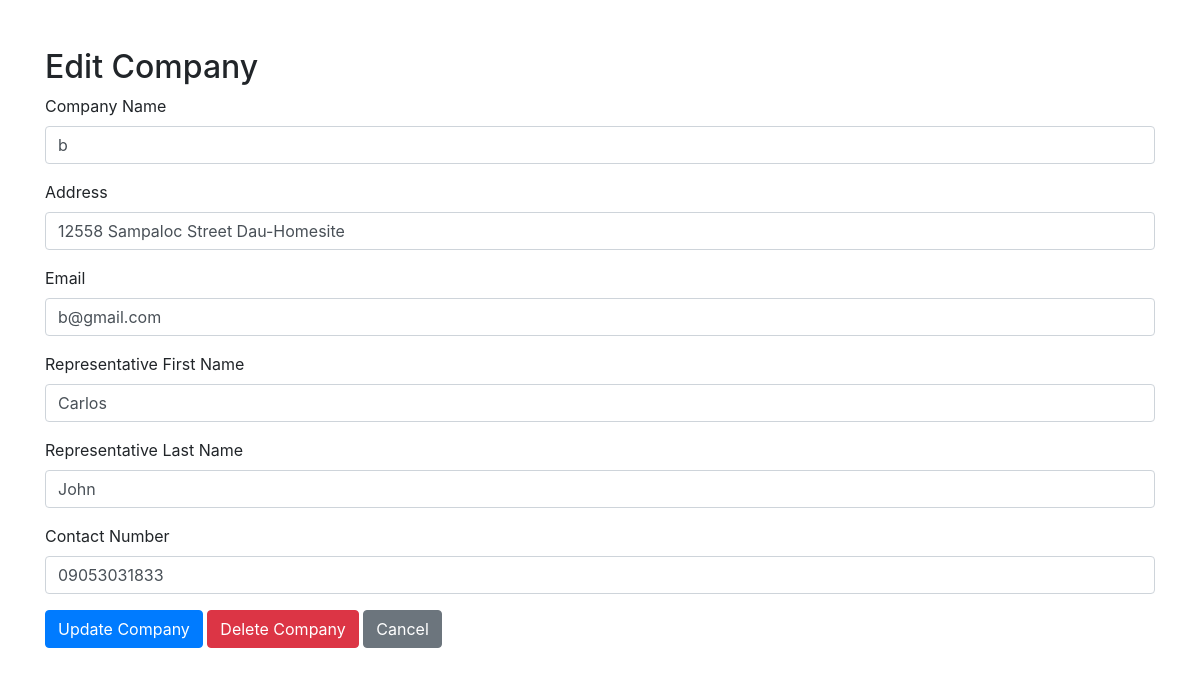
/biochem/edit_company.php?id=2 (signed in), run on the app's committed database.
### tables this page shows
CREATE TABLE `companies` (
  `id` int(11) NOT NULL,
  `name` varchar(100) NOT NULL,
  `address` text DEFAULT NULL,
  `email` varchar(100) DEFAULT NULL,
  `contact_number` varchar(20) DEFAULT NULL,
  `rep_first_name` varchar(50) DEFAULT NULL,
  `rep_last_name` varchar(50) DEFAULT NULL,
  `created_at` timestamp NOT NULL DEFAULT current_timestamp()
);

### biochem/edit_company.php (the view, shortened to what this page needs)
<?php
include 'db_connection.php';
$company_id = $_GET['id'] ?? 0;
$stmt = $conn->prepare("SELECT * FROM companies WHERE id = ?");
$stmt->bind_param("i", $company_id);
$stmt->execute();
$result = $stmt->get_result();
$company = $result->fetch_assoc();
?>
<!DOCTYPE html>
<html lang="en">
<head>
    <link rel="stylesheet" href="https://stackpath.bootstrapcdn.com/bootstrap/4.5.2/css/bootstrap.min.css">
</head>
<body>
    <div class="container mt-5">
        <h2>Edit Company</h2>
        <form action="" method="POST">
            <div class="form-group">
                <label for="name">Company Name</label>
                <input type="text" class="form-control" id="name" name="name" value="<?php echo htmlspecialchars($company['name']); ?>" required>
            </div>
            <div class="form-group">
                <label for="address">Address</label>
                <input type="text" class="form-control" id="address" name="address" value="<?php echo htmlspecialchars($company['address']); ?>" required>
            </div>
            <div class="form-group">
                <label for="email">Email</label>
                <input type="email" class="form-control" id="email" name="email" value="<?php echo htmlspecialchars($company['email']); ?>" required>
            </div>
            <div class="form-group">
                <label for="rep_first_name">Representative First Name</label>
                <input type="text" class="form-control" id="rep_first_name" name="rep_first_name" value="<?php echo htmlspecialchars($company['rep_first_name']); ?>" required>
            </div>
            <div class="form-group">
                <label for="rep_last_name">Representative Last Name</label>
                <input type="text" class="form-control" id="rep_last_name" name="rep_last_name" value="<?php echo htmlspecialchars($company['rep_last_name']); ?>" required>
            </div>
            <div class="form-group">
                <label for="contact_number">Contact Number</label>
                <input type="tel" class="form-control" id="contact_number" name="contact_number" value="<?php echo htmlspecialchars($company['contact_number']); ?>">
            </div>
            <button type="submit" class="btn btn-primary">Update Company</button>
            <button type="submit" name="delete" class="btn btn-danger" onclick="return confirm('Are you sure you want to delete this company?')">Delete Company</button>
            <a href="company_list.php" class="btn btn-secondary">Cancel</a>
        </form>
    </div>
</body>
</html>

### data on the page
companies: name "b", address "12558 Sampaloc Street Dau-Homesite", email "b@gmail.com", rep_first_name "Carlos", rep_last_name "John", contact_number "09053031833"
